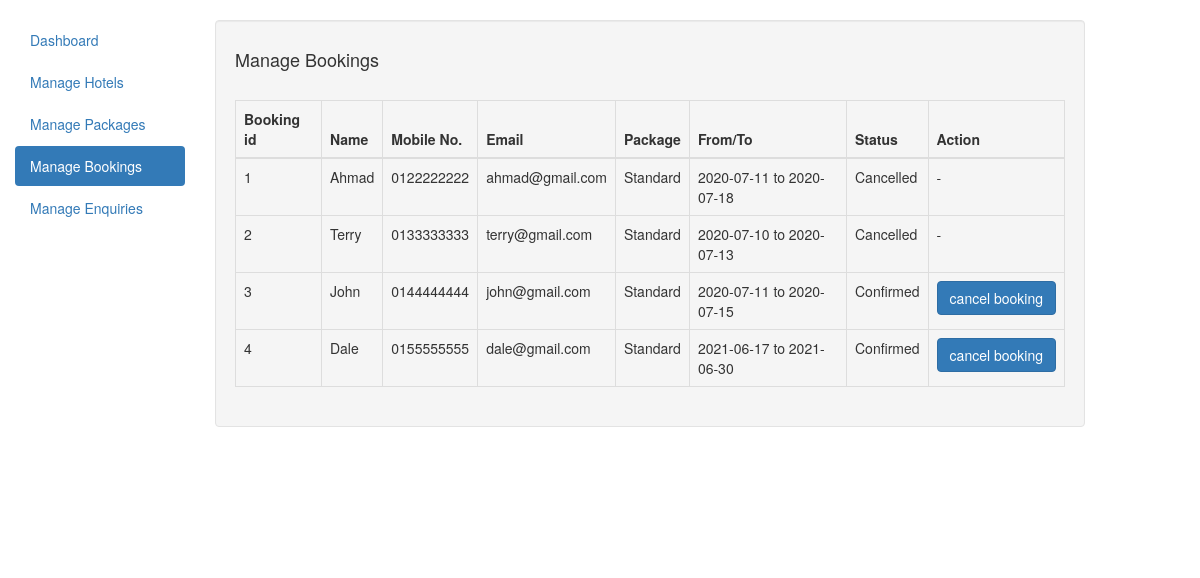
/admin/manage-bookings.php (signed in), run on the app's committed database.
### tables this page shows
CREATE TABLE `booking` (
  `booking_id` int(11) NOT NULL,
  `pkg_id` int(11) DEFAULT NULL,
  `full_name` varchar(100) DEFAULT NULL,
  `email` varchar(100) DEFAULT NULL,
  `phone` char(10) DEFAULT NULL,
  `in_date` varchar(100) DEFAULT NULL,
  `out_date` varchar(100) DEFAULT NULL,
  `booking_date` timestamp NULL DEFAULT NULL,
  `status` int(11) DEFAULT NULL,
  `update_date` timestamp NULL DEFAULT NULL
);

CREATE TABLE `packages` (
  `htl_id` int(11) NOT NULL,
  `pkg_id` int(11) NOT NULL,
  `pkg_name` varchar(200) DEFAULT NULL,
  `pkg_type` varchar(150) DEFAULT NULL,
  `pkg_price` int(11) DEFAULT NULL,
  `pkg_features` varchar(255) DEFAULT NULL,
  `pkg_details` mediumtext DEFAULT NULL,
  `pkg_image` varchar(100) DEFAULT NULL,
  `creation_date` timestamp NULL DEFAULT NULL,
  `update_date` timestamp NULL DEFAULT NULL
);

### admin/manage-bookings.php (the view, shortened to what this page needs)
<?php
include('includes/config.php');
if (strlen($_SESSION['alogin']) == 0) {
    header('location:dashboard.php');
} else {
?>
    <!DOCTYPE html>
    <html lang="en">
    <head>
        <link rel="stylesheet" href="https://maxcdn.bootstrapcdn.com/bootstrap/3.4.1/css/bootstrap.min.css">
    </head>
    <body>
        <div class="container-fluid">
            <div class="row content">
                <div class="col-sm-3 col-md-2 sidebar">
                    <br>
                    <ul class="nav nav-pills nav-stacked">
                        <li><a href="dashboard.php">Dashboard</a></li>
                        <li><a href="manage-hotels.php">Manage Hotels</a></li>
                        <li><a href="manage-packages.php">Manage Packages</a></li>
                        <li class="active"><a href="manage-bookings.php">Manage Bookings</a></li>
                        <li><a href="manage-bookings.php">Manage Enquiries</a></li>
                    </ul><br>
                </div>
                <br>
                <div class="col-sm-9">
                    <div class="well">
                        <h4>Manage Bookings</h4><br>
                        <table class="table table-bordered">
                            <thead>
                                <tr>
                                    <th>Booking id</th>
                                    <th>Name</th>
                                    <th>Mobile No.</th>
                                    <th>Email</th>
                                    <th>Package</th>
                                    <th>From/To </th>
                                    <th>Status</th>
                                    <th>Action</th>
                                </tr>
                            </thead>
                            <tbody>
                                <?php $sql = "SELECT * from booking join packages where booking.pkg_id=packages.pkg_id";
                                $query = $dbh->prepare($sql);
                                $query->execute();
                                $results = $query->fetchAll(PDO::FETCH_OBJ);
                                if ($query->rowCount() > 0) {
                                    foreach ($results as $result) { ?>
                                        <tr>
                                            <td><?php echo htmlentities($result->booking_id); ?></td>
                                            <td><?php echo htmlentities($result->full_name); ?></td>
                                            <td><?php echo htmlentities($result->phone); ?></td>
                                            <td><?php echo htmlentities($result->email); ?></td>
                                            <td><?php echo htmlentities($result->pkg_name); ?></td>
                                            <td><?php echo htmlentities($result->in_date); ?> to <?php echo htmlentities($result->out_date); ?></td>
                                            <td><?php
                                                if ($result->status == 0) {
                                                    echo "Confirmed";
                                                }
                                                if ($result->status == 1) {
                                                    echo "Cancelled";
                                                }
                                                ?></td>
                                            <?php if ($result->status == 1) { ?>
                                                <td>-</td>
                                            <?php } else { ?>
                                                <td><a href="manage-bookings.php?bkid=<?php echo htmlentities($result->booking_id); ?>" onclick="return confirm('Do you really want to cancel booking')"><button type="button" class="btn btn-primary">cancel booking</button></a></td>
                                            <?php } ?>
                                        </tr>
                                <?php $cnt = $cnt + 1;
                                    }
                                } ?>
                            </tbody>
                        </table>
                    </div>
                </div>
            </div>
        </div>
    </body>
    </html>
<?php } ?>

### admin/manage-bookings.php (style rules this page uses)
.row.content { height: 550px }

### data on the page
booking: booking_id "1", full_name "Ahmad", phone "0122222222", email "ahmad@gmail.com", pkg.pkg_name "Standard", in_date "2020-07-11", out_date "2020-07-18", status "Cancelled"
booking: booking_id "2", full_name "Terry", phone "0133333333", email "terry@gmail.com", pkg.pkg_name "Standard", in_date "2020-07-10", out_date "2020-07-13", status "Cancelled"
booking: booking_id "3", full_name "John", phone "0144444444", email "john@gmail.com", pkg.pkg_name "Standard", in_date "2020-07-11", out_date "2020-07-15", status "Confirmed"
booking: booking_id "4", full_name "Dale", phone "0155555555", email "dale@gmail.com", pkg.pkg_name "Standard", in_date "2021-06-17", out_date "2021-06-30", status "Confirmed"
